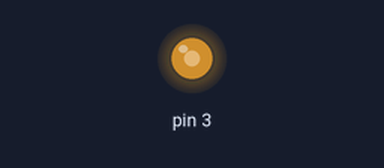
Bench run of a sketch on a simulated Arduino Uno, built with avr-gcc and run on an emulated ATmega328P. On the bench: output pins drawn as LEDs (lit = HIGH).

Above: at 0.1 s.
Timing chart, 0 to 1.6 s (numbered marks = the images above):
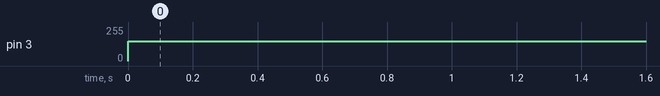

The sketch:

Inverter_code_01.ino
```cpp
int duty_cycle = 127; // 50% duty cycle

void setup() {

  TCCR0B = TCCR0B & B11111000 | B00000101; // set PWM frequency to 61.04 Hz
  pinMode(3, OUTPUT);


}

void loop() {
    analogWrite(3, 150);


}
```

Measured:
- by itself, pin 3: 0/255 → 150/255 at 0.00 s
